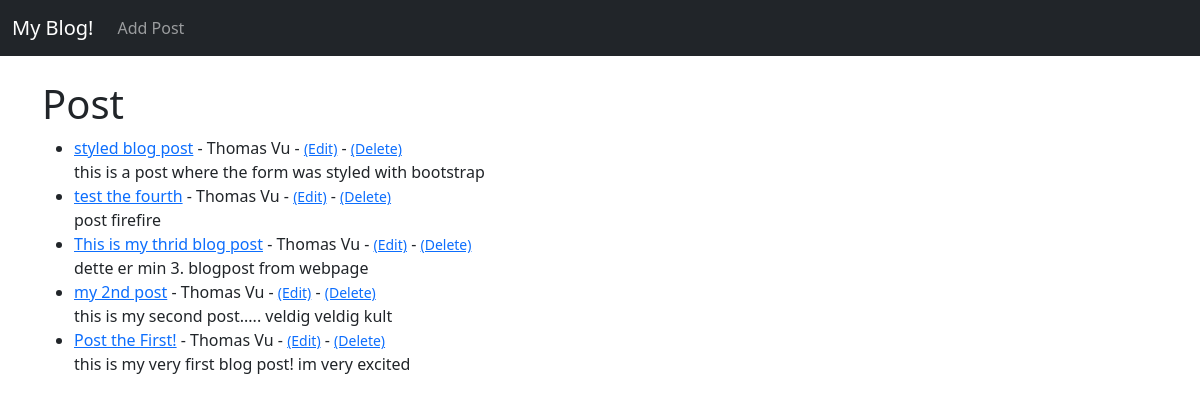
The app's page /, older data.
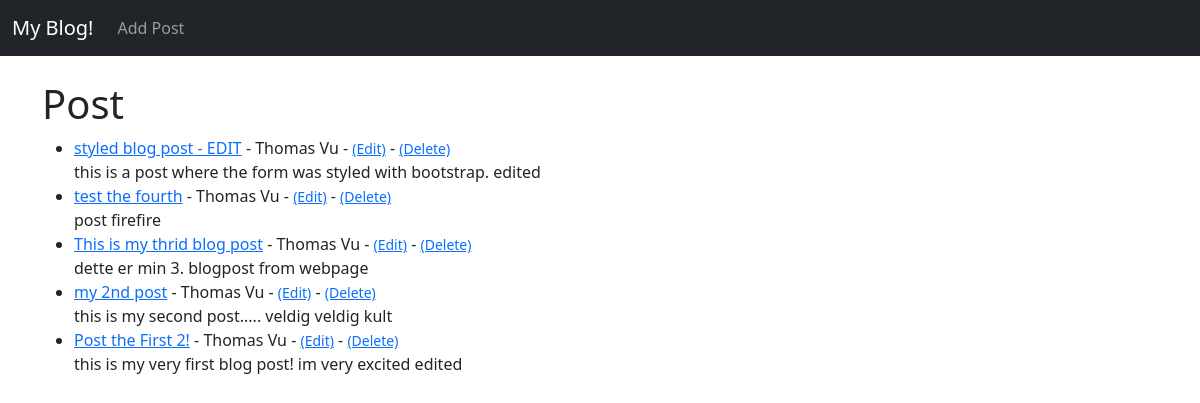
The same page, newer data.
### theblog/models.py (models this page shows, shortened)
class Post(models.Model):
    title = models.CharField(max_length=255)
    title_tag = models.CharField(max_length=255)
    author = models.ForeignKey(User, on_delete=models.CASCADE)
    body = models.TextField()

### theblog/views.py (the view)
# urls.py: path('', HomeView.as_view(), name="home"),
class HomeView(ListView):
    model = Post
    template_name = 'home.html'
    ordering = ['-id']

### theblog/templates/home.html
{% extends 'base.html' %}
{% block content %}
<h1>Post</h1>
<ul>
{% for post in object_list %}
    <li><a href="{% url 'article-detail' post.pk %}">{{ post.title }}</a> - {{ post.author.first_name }} {{ post.author.last_name }}
        - <small><a href="{% url 'update_post' post.pk %}">(Edit)</a></small>
        - <small><a href="{% url 'delete_post' post.pk %}">(Delete)</a></small><br/>
    {{ post.body }} </li>
{% endfor %}
</ul>
{% endblock %}

Row changes from the older to the newer data that the page shows:
changed Post: title "styled blog post" → "styled blog post - EDIT"; body "this is a post where the form was styled with bootstrap" → "this is a post where the form was styled with bootstrap. edited"
changed Post: title "Post the First!" → "Post the First 2!"; body "this is my very first blog post! im very excited" → "this is my very first blog post! im very excited edited"
